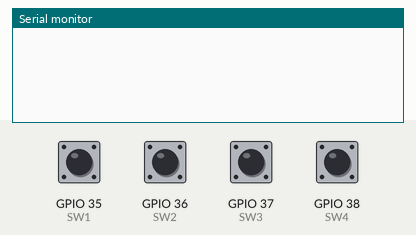
Bench run of a sketch on a simulated ESP32-S3. Parts: the last lines printed to the serial monitor. The inputs (shaded band) are chosen by the test bench; at power-on: GPIO 35 (SW1), GPIO 36 (SW2), GPIO 37 (SW3), GPIO 38 (SW4) HIGH. USB keyboard and mouse output is not drawn.

Above: at 2.2 s.
2.3 s: GPIO 35 (SW1) pulled LOW for 0.15 s
At 2.7 s:
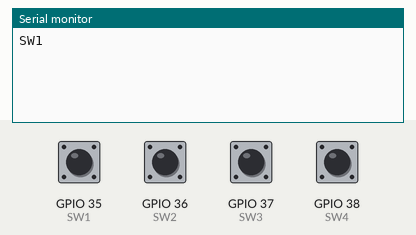
3.9 s: GPIO 36 (SW2) pulled LOW for 0.15 s
At 5.1 s:
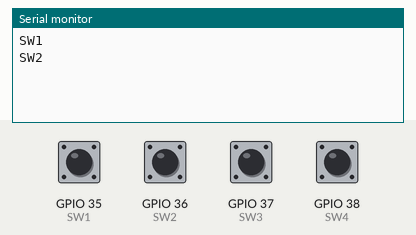
5.5 s: GPIO 37 (SW3) pulled LOW for 0.15 s
At 6.3 s:
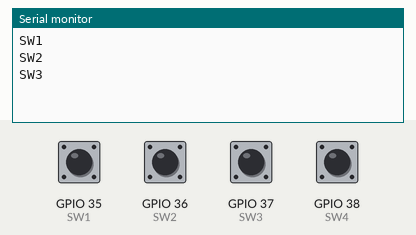
7.1 s: GPIO 38 (SW4) pulled LOW for 0.15 s
At 7.5 s:
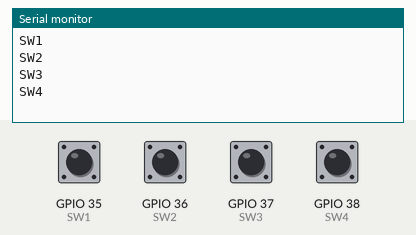
Timing chart, 0 to 9.7 s (numbered marks = the images above; inputs shaded):
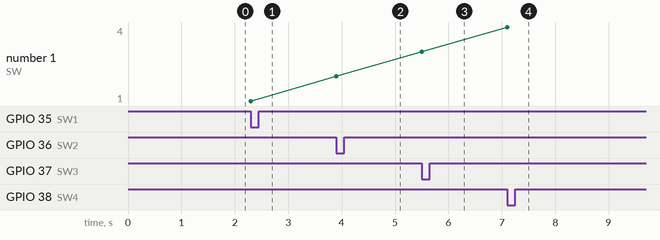

Measured:
- after the input at 2.3 s, the serial monitor: prints a new line at once (image 1)
- after the input at 3.9 s, the serial monitor: prints a new line at once (image 2)
- after the input at 5.5 s, the serial monitor: prints a new line at once (image 3)
- after the input at 7.1 s, the serial monitor: prints a new line at once (image 4)
- plotted number 1: 1 → 2 after the input at 3.9 s, 2 → 3 after the input at 5.5 s, 3 → 4 after the input at 7.1 s

The sketch:

sketch_oct8a.ino
```cpp
#include "USB.h"
#include "USBHIDKeyboard.h"

// Add Keyboard Key GPIO pins
const int SW1 = 35;
const int SW2 = 36;
const int SW3 = 37;
const int SW4 = 38;

// Vars
int SW1State = 0;
int SW2State = 0;
int SW3State = 0;
int SW4State = 0;


USBHIDKeyboard Keyboard;

void setup() {
  // init USB stuffs
  USB.begin();
  Keyboard.begin();
  Serial.begin(115200);

  // init keyboard btns
  pinMode(SW1, INPUT_PULLUP);
  pinMode(SW2, INPUT_PULLUP);
  pinMode(SW3, INPUT_PULLUP);
  pinMode(SW4, INPUT_PULLUP);
  delay(1000);
}

void loop() {
  // check pin's statuses
  SW1State = digitalRead(SW1);
  SW2State = digitalRead(SW2);
  SW3State = digitalRead(SW3);
  SW4State = digitalRead(SW4);

  // SW1
  if (SW1State == LOW) {
    Serial.println("SW1");
    Keyboard.press(KEY_LEFT_GUI);
    Keyboard.write(KEY_F21);
    Keyboard.release(KEY_LEFT_GUI);
    delay(500);
  }

  // SW2
  if (SW2State == LOW) {
    Serial.println("SW2");
    Keyboard.press(KEY_LEFT_GUI);
    Keyboard.write(KEY_F22);
    Keyboard.release(KEY_LEFT_GUI);
    delay(500);
  }

  // SW3
  if (SW3State == LOW) {
    Serial.println("SW3");
    Keyboard.press(KEY_LEFT_GUI);
    Keyboard.write(KEY_F23);
    Keyboard.release(KEY_LEFT_GUI);
    delay(500);
  }

  // SW4
  if (SW4State == LOW) {
    Serial.println("SW4");
    Keyboard.press(KEY_LEFT_GUI);
    Keyboard.write(KEY_F24);
    Keyboard.release(KEY_LEFT_GUI);
    delay(500);
  }
}
```
